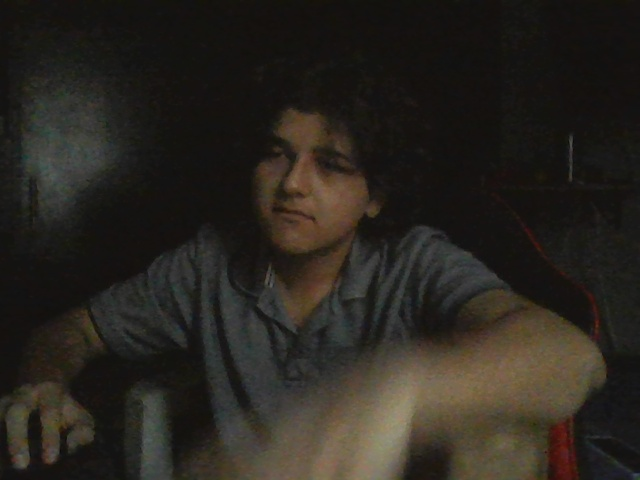
#> input picture gui/data/known_faces/Jesus.jpg, 640 x 480 px
$ python -i face_utils.py   (imports and definitions only)   (older library calls are emulated)
#> lines starting #> are read from the running program, lines starting #| are printed output that depends on the picture
#> further down, picture is the input picture: shape (480, 640, 3); mean B, G, R 31.3, 37.3, 41.3
import cv2
import numpy as np
from typing import List, Tuple, Optional
import logging

logger = logging.getLogger(__name__)

class FaceUtils:
    # [160 lines left out: functions draw_face_boxes, draw_landmarks, extract_face_regions, preprocess_face, calculate_face_quality, not called in this run]

    @staticmethod
    def enhance_face_image(face_image):
        try:
            if len(face_image.shape) == 3:
                gray = cv2.cvtColor(face_image, cv2.COLOR_BGR2GRAY)
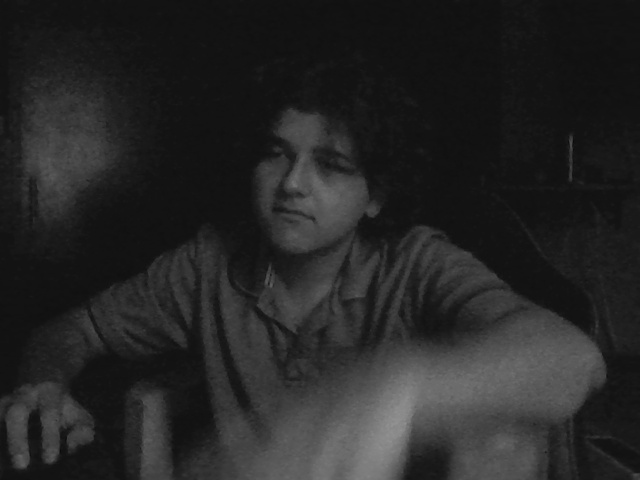
#> gray: shape (480, 640); min 9, max 146, mean 37.8
            else:
                gray = face_image.copy()

            clahe = cv2.createCLAHE(clipLimit=2.0, tileGridSize=(8, 8))
            enhanced = clahe.apply(gray)
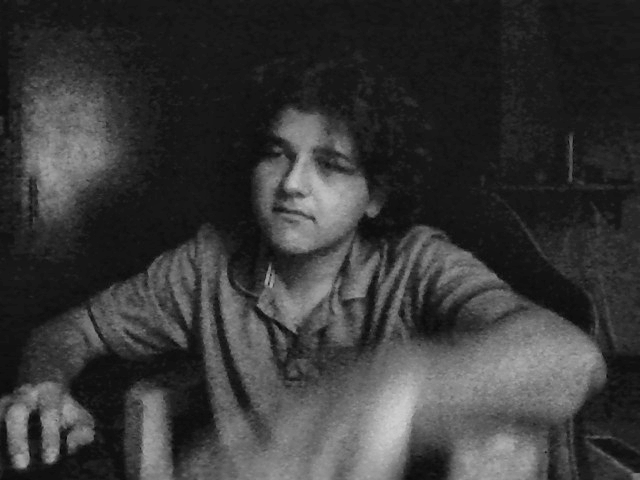
#> enhanced: shape (480, 640); min 7, max 205, mean 56.3

            enhanced = cv2.medianBlur(enhanced, 3)

            kernel = np.array([[-1, -1, -1],
                               [-1,  9, -1],
                               [-1, -1, -1]])
            enhanced = cv2.filter2D(enhanced, -1, kernel)
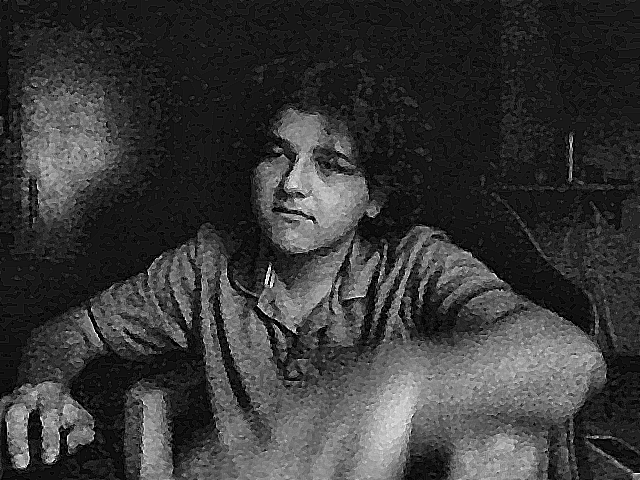
#> enhanced: shape (480, 640); min 0, max 255, mean 56.5

            if len(face_image.shape) == 3:
                enhanced = cv2.cvtColor(enhanced, cv2.COLOR_GRAY2BGR)
#> enhanced: shape (480, 640, 3)

            return enhanced

        except Exception as e:
            logger.error(f"Error mejorando imagen: {e}")
            return face_image

    # [218 lines left out: functions align_face, create_face_mosaic, estimate_age_gender, detect_emotion, draw_emotion_overlay, create_face_summary, not called in this run]

# [32 lines not run here, left out]

>>> import cv2
>>> picture = cv2.imread('gui/data/known_faces/Jesus.jpg')
>>> result = FaceUtils().enhance_face_image(picture)
